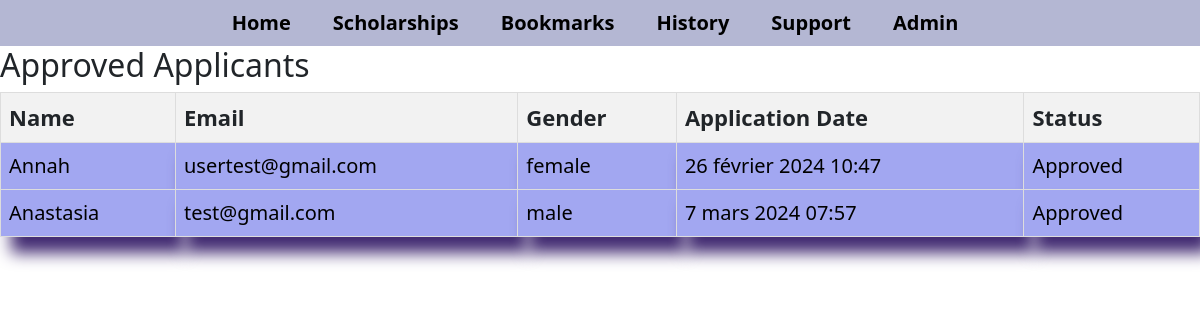
The page /approved_list/ (signed in) on the database its author committed.
### scholarships/models.py (models this page shows, shortened)
class ApprovedScholarship(models.Model):
    original_application = models.OneToOneField(ScholarshipApplication, on_delete=models.CASCADE, related_name='approved_application',null=False)
    approval_date = models.DateTimeField(auto_now_add=True,null=True
    )

class ScholarshipApplication(models.Model):
    userprofile= models.ForeignKey('userprofile.UserProfile', on_delete=models.CASCADE, related_name='scholarships',null=True)
    essay= models.TextField(null=True)
    created_at= models.DateTimeField(auto_now_add=True,null=True)
    is_approved= models.BooleanField(default=False,null=True)  # New field for approval status
    id= models.IntegerField(primary_key=True,null=False)
    scholarship= models.ForeignKey(Scholarships, on_delete=models.CASCADE, related_name='applications',null=True )
    approved_scholarship=models.ForeignKey('scholarships.ApprovedScholarship', on_delete=models.CASCADE, related_name='applyscholarship',null=True)

### userprofile/models.py (models this page shows)
class UserProfile(models.Model):
    id= models.IntegerField(primary_key=True)
    user = models.OneToOneField(User, on_delete=models.CASCADE)
    date_of_birth = models.DateField(null=True)
    gender = models.CharField(max_length=10, choices=[('male', 'Male'), ('female', 'Female'), ('other', 'Other')])
    contact_email = models.EmailField(null=True)
    telephone_number = models.CharField(max_length=20,null=True)
    optional_contact_phone = models.CharField(max_length=20,null=True)
    current_school = models.CharField(max_length=255,null=True)
    field_of_study = models.CharField(max_length=255,null=True)
    current_grade_level = models.CharField(max_length=10,null=True)
    cumulative_gpa = models.DecimalField(max_digits=4, decimal_places=2,null=True)
    personal_statement = models.TextField(null=True)
    optional_essay = models.TextField(null=True)
    reference_name = models.CharField(max_length=255,null=True)
    reference_email = models.EmailField(null=True)
    custom_fields = JSONField(blank=True, null=True)
    def __str__(self):
        return self.user.username

### scholarships/views.py (the view)
# urls.py: path('approved_list/',views.approved_list, name='approved_list'),
@login_required
def approved_list(request):
    approved_applications = ApprovedScholarship.objects.all()
    return render(request, 'approved_list.html', {'approved_applications': approved_applications})

### scholarships/templates/approved_list.html (shortened to what this page needs)
{% include 'navbar.html' %}
<!DOCTYPE html>
<html>
<head>
</head>
<body>
    <h2>Approved Applicants</h2>
    <table id="scholarship-table">
        <thead>
            <tr>
                <th>Name</th>
                <th>Email</th>
                <th>Gender</th>
                <th>Application Date</th>
                <th>Status</th>
            </tr>
        </thead>
        <tbody>
          {% for approved_application in approved_applications %}
              <tr>
                  <td>{{ approved_application.original_application.userprofile }}</td>
                  <td>{{ approved_application.original_application.userprofile.contact_email }}</td>
                  <td>{{ approved_application.original_application.userprofile.gender }}</td>
                  <td>{{ approved_application.original_application.created_at }}</td>
                  <td>Approved</td>
              </tr>
          {% endfor %}
      </tbody>
    </table>
        </body>
</html>

### scholarships/templates/approved_list.html (style rules this page uses)
#scholarship-table { width: 100%; border-collapse: collapse; }
#scholarship-table th, #scholarship-table td { border: 1px solid #ddd; padding: 8px; }
#scholarship-table th { background-color: #f2f2f2; font-size: 22px; }
#scholarship-table tr:nth-child(even) { background-color: #f2f2f2; }
th { text-align: justify; }
td { background-color: rgb(162, 167, 241); box-shadow: 10px 16px 16px #422b72; font-size: 20px; padding: 15px; color: black; }

### rows shown on the page
ApprovedScholarship: original_application.userprofile "Annah", original_application.userprofile.contact_email "usertest@gmail.com", original_application.userprofile.gender "female", original_application.created_at "26 février 2024 10:47"
ApprovedScholarship: original_application.userprofile "Anastasia", original_application.userprofile.contact_email "test@gmail.com", original_application.userprofile.gender "male", original_application.created_at "7 mars 2024 07:57"
